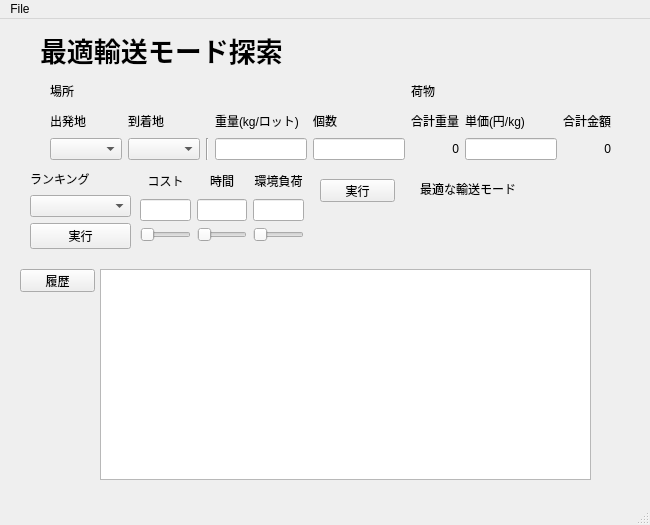
<?xml version="1.0" encoding="UTF-8"?>
<ui version="4.0">
 <class>MainWindow</class>
 <widget class="QMainWindow" name="MainWindow">
  <property name="geometry">
   <rect>
    <x>0</x>
    <y>0</y>
    <width>650</width>
    <height>525</height>
   </rect>
  </property>
  <property name="windowTitle">
   <string>MainWindow</string>
  </property>
  <widget class="QWidget" name="centralwidget">
   <widget class="QWidget" name="gridLayoutWidget">
    <property name="geometry">
     <rect>
      <x>50</x>
      <y>60</y>
      <width>561</width>
      <height>81</height>
     </rect>
    </property>
    <layout class="QGridLayout" name="gridLayout">
     <item row="1" column="7">
      <widget class="QLabel" name="label_10">
       <property name="text">
        <string>合計金額</string>
       </property>
      </widget>
     </item>
     <item row="2" column="0">
      <widget class="QComboBox" name="start"/>
     </item>
     <item row="1" column="0">
      <widget class="QLabel" name="label_4">
       <property name="text">
        <string>出発地</string>
       </property>
      </widget>
     </item>
     <item row="1" column="1">
      <widget class="QLabel" name="label_5">
       <property name="text">
        <string>到着地</string>
       </property>
      </widget>
     </item>
     <item row="1" column="5">
      <widget class="QLabel" name="label_7">
       <property name="text">
        <string>合計重量</string>
       </property>
      </widget>
     </item>
     <item row="0" column="5">
      <widget class="QLabel" name="label_3">
       <property name="text">
        <string>荷物</string>
       </property>
      </widget>
     </item>
     <item row="1" column="4">
      <widget class="QLabel" name="label_8">
       <property name="text">
        <string>個数</string>
       </property>
      </widget>
     </item>
     <item row="0" column="0">
      <widget class="QLabel" name="label_2">
       <property name="text">
        <string>場所</string>
       </property>
      </widget>
     </item>
     <item row="1" column="3">
      <widget class="QLabel" name="label_6">
       <property name="text">
        <string>重量(kg/ロット)</string>
       </property>
      </widget>
     </item>
     <item row="2" column="1">
      <widget class="QComboBox" name="end"/>
     </item>
     <item row="2" column="3">
      <widget class="QLineEdit" name="weight"/>
     </item>
     <item row="1" column="6">
      <widget class="QLabel" name="label_9">
       <property name="text">
        <string>単価(円/kg)</string>
       </property>
      </widget>
     </item>
     <item row="2" column="2">
      <widget class="Line" name="line">
       <property name="orientation">
        <enum>Qt::Vertical</enum>
       </property>
      </widget>
     </item>
     <item row="2" column="4">
      <widget class="QLineEdit" name="amount"/>
     </item>
     <item row="2" column="5">
      <widget class="QLabel" name="totalweight">
       <property name="text">
        <string>0</string>
       </property>
       <property name="alignment">
        <set>Qt::AlignRight|Qt::AlignTrailing|Qt::AlignVCenter</set>
       </property>
      </widget>
     </item>
     <item row="2" column="6">
      <widget class="QLineEdit" name="price"/>
     </item>
     <item row="2" column="7">
      <widget class="QLabel" name="totalprice">
       <property name="text">
        <string>0</string>
       </property>
       <property name="alignment">
        <set>Qt::AlignRight|Qt::AlignTrailing|Qt::AlignVCenter</set>
       </property>
      </widget>
     </item>
    </layout>
   </widget>
   <widget class="QWidget" name="gridLayoutWidget_2">
    <property name="geometry">
     <rect>
      <x>140</x>
      <y>150</y>
      <width>164</width>
      <height>73</height>
     </rect>
    </property>
    <layout class="QGridLayout" name="gridLayout_2" rowstretch="0,0,0" rowminimumheight="0,0,0">
     <property name="sizeConstraint">
      <enum>QLayout::SetDefaultConstraint</enum>
     </property>
     <property name="verticalSpacing">
      <number>6</number>
     </property>
     <item row="0" column="2">
      <widget class="QLabel" name="label_14">
       <property name="text">
        <string>環境負荷</string>
       </property>
       <property name="alignment">
        <set>Qt::AlignCenter</set>
       </property>
      </widget>
     </item>
     <item row="0" column="0">
      <widget class="QLabel" name="label_12">
       <property name="text">
        <string>コスト</string>
       </property>
       <property name="alignment">
        <set>Qt::AlignCenter</set>
       </property>
      </widget>
     </item>
     <item row="0" column="1">
      <widget class="QLabel" name="label_13">
       <property name="text">
        <string>時間</string>
       </property>
       <property name="alignment">
        <set>Qt::AlignCenter</set>
       </property>
      </widget>
     </item>
     <item row="1" column="0">
      <widget class="QLineEdit" name="cost"/>
     </item>
     <item row="1" column="1">
      <widget class="QLineEdit" name="time"/>
     </item>
     <item row="1" column="2">
      <widget class="QLineEdit" name="envload"/>
     </item>
     <item row="2" column="2">
      <widget class="QSlider" name="horizontalSlider_3">
       <property name="minimum">
        <number>1</number>
       </property>
       <property name="maximum">
        <number>5</number>
       </property>
       <property name="orientation">
        <enum>Qt::Horizontal</enum>
       </property>
      </widget>
     </item>
     <item row="2" column="1">
      <widget class="QSlider" name="horizontalSlider_2">
       <property name="minimum">
        <number>1</number>
       </property>
       <property name="maximum">
        <number>5</number>
       </property>
       <property name="orientation">
        <enum>Qt::Horizontal</enum>
       </property>
      </widget>
     </item>
     <item row="2" column="0">
      <widget class="QSlider" name="horizontalSlider">
       <property name="minimum">
        <number>1</number>
       </property>
       <property name="maximum">
        <number>5</number>
       </property>
       <property name="orientation">
        <enum>Qt::Horizontal</enum>
       </property>
      </widget>
     </item>
    </layout>
   </widget>
   <widget class="QLabel" name="label_15">
    <property name="geometry">
     <rect>
      <x>420</x>
      <y>160</y>
      <width>101</width>
      <height>20</height>
     </rect>
    </property>
    <property name="text">
     <string>最適な輸送モード</string>
    </property>
   </widget>
   <widget class="QLabel" name="optmode">
    <property name="geometry">
     <rect>
      <x>440</x>
      <y>190</y>
      <width>50</width>
      <height>12</height>
     </rect>
    </property>
    <property name="text">
     <string/>
    </property>
   </widget>
   <widget class="QTextBrowser" name="textBrowser">
    <property name="geometry">
     <rect>
      <x>100</x>
      <y>250</y>
      <width>491</width>
      <height>211</height>
     </rect>
    </property>
   </widget>
   <widget class="QPushButton" name="pushButton">
    <property name="geometry">
     <rect>
      <x>320</x>
      <y>160</y>
      <width>75</width>
      <height>23</height>
     </rect>
    </property>
    <property name="text">
     <string>実行</string>
    </property>
   </widget>
   <widget class="QLabel" name="label_16">
    <property name="geometry">
     <rect>
      <x>40</x>
      <y>10</y>
      <width>251</width>
      <height>41</height>
     </rect>
    </property>
    <property name="font">
     <font>
      <pointsize>20</pointsize>
      <weight>75</weight>
      <bold>true</bold>
     </font>
    </property>
    <property name="text">
     <string>最適輸送モード探索</string>
    </property>
   </widget>
   <widget class="QLabel" name="label">
    <property name="geometry">
     <rect>
      <x>0</x>
      <y>0</y>
      <width>671</width>
      <height>471</height>
     </rect>
    </property>
    <property name="text">
     <string/>
    </property>
    <property name="pixmap">
     <pixmap>Downloads/546804f2.jpg</pixmap>
    </property>
   </widget>
   <widget class="QLabel" name="label_11">
    <property name="geometry">
     <rect>
      <x>30</x>
      <y>50</y>
      <width>591</width>
      <height>181</height>
     </rect>
    </property>
    <property name="text">
     <string/>
    </property>
    <property name="pixmap">
     <pixmap>white.png</pixmap>
    </property>
    <property name="scaledContents">
     <bool>true</bool>
    </property>
   </widget>
   <widget class="QPushButton" name="pushButton_3">
    <property name="geometry">
     <rect>
      <x>20</x>
      <y>250</y>
      <width>75</width>
      <height>23</height>
     </rect>
    </property>
    <property name="text">
     <string>履歴</string>
    </property>
   </widget>
   <widget class="QWidget" name="gridLayoutWidget_3">
    <property name="geometry">
     <rect>
      <x>30</x>
      <y>150</y>
      <width>101</width>
      <height>80</height>
     </rect>
    </property>
    <layout class="QGridLayout" name="gridLayout_3">
     <item row="2" column="0">
      <widget class="QPushButton" name="pushButton_2">
       <property name="text">
        <string>実行</string>
       </property>
      </widget>
     </item>
     <item row="1" column="0">
      <widget class="QComboBox" name="comboBox"/>
     </item>
     <item row="0" column="0">
      <widget class="QLabel" name="label_17">
       <property name="text">
        <string>ランキング</string>
       </property>
      </widget>
     </item>
    </layout>
   </widget>
   <zorder>label</zorder>
   <zorder>label_11</zorder>
   <zorder>gridLayoutWidget</zorder>
   <zorder>gridLayoutWidget_2</zorder>
   <zorder>label_15</zorder>
   <zorder>optmode</zorder>
   <zorder>textBrowser</zorder>
   <zorder>pushButton</zorder>
   <zorder>label_16</zorder>
   <zorder>pushButton_3</zorder>
   <zorder>gridLayoutWidget_3</zorder>
  </widget>
  <widget class="QMenuBar" name="menubar">
   <property name="geometry">
    <rect>
     <x>0</x>
     <y>0</y>
     <width>650</width>
     <height>24</height>
    </rect>
   </property>
   <widget class="QMenu" name="menuFile">
    <property name="title">
     <string>File</string>
    </property>
    <addaction name="actionQuit"/>
   </widget>
   <addaction name="menuFile"/>
  </widget>
  <widget class="QStatusBar" name="statusbar"/>
  <action name="actionQuit">
   <property name="text">
    <string>Quit</string>
   </property>
  </action>
 </widget>
 <resources/>
 <connections/>
</ui>
